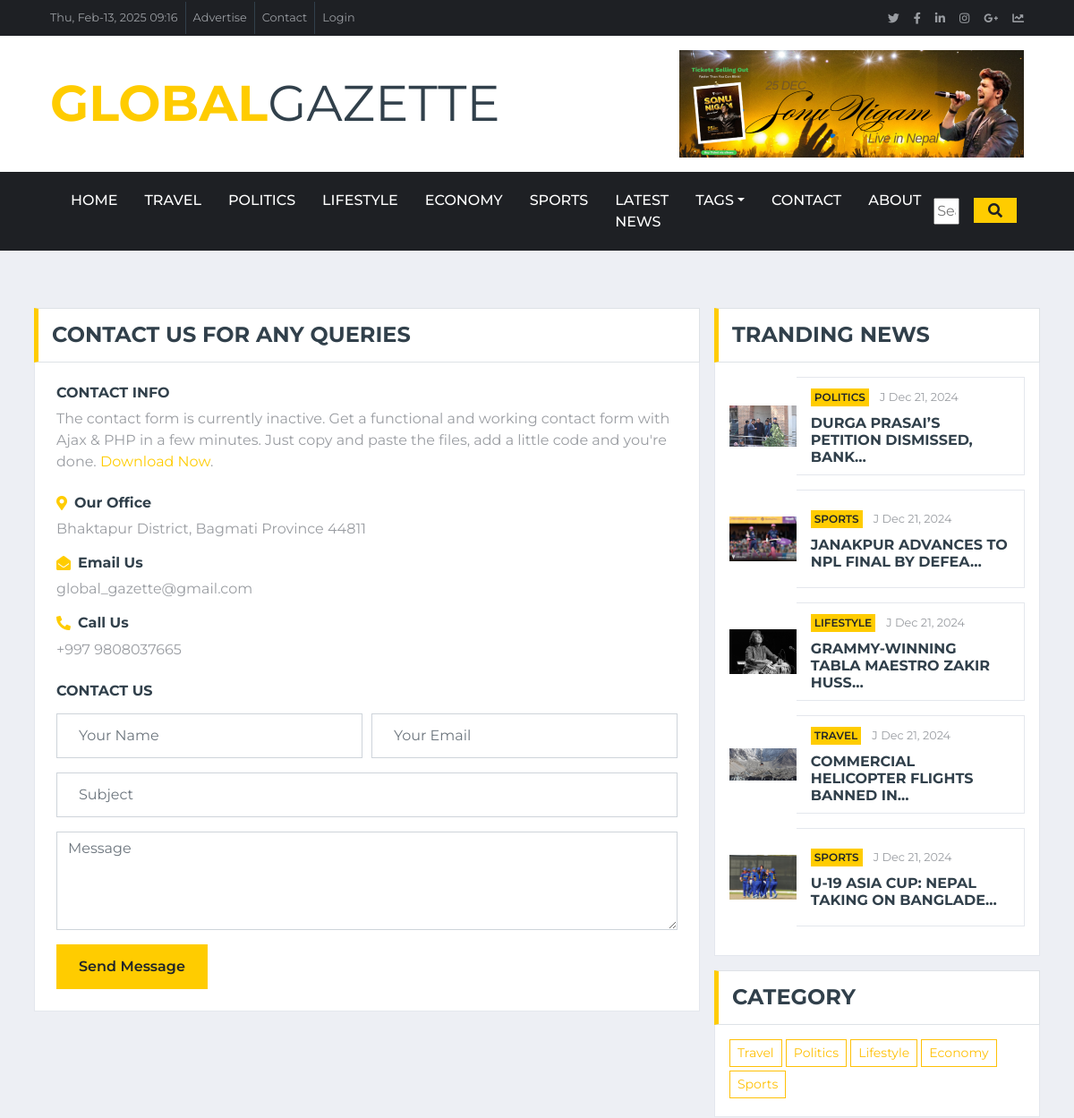
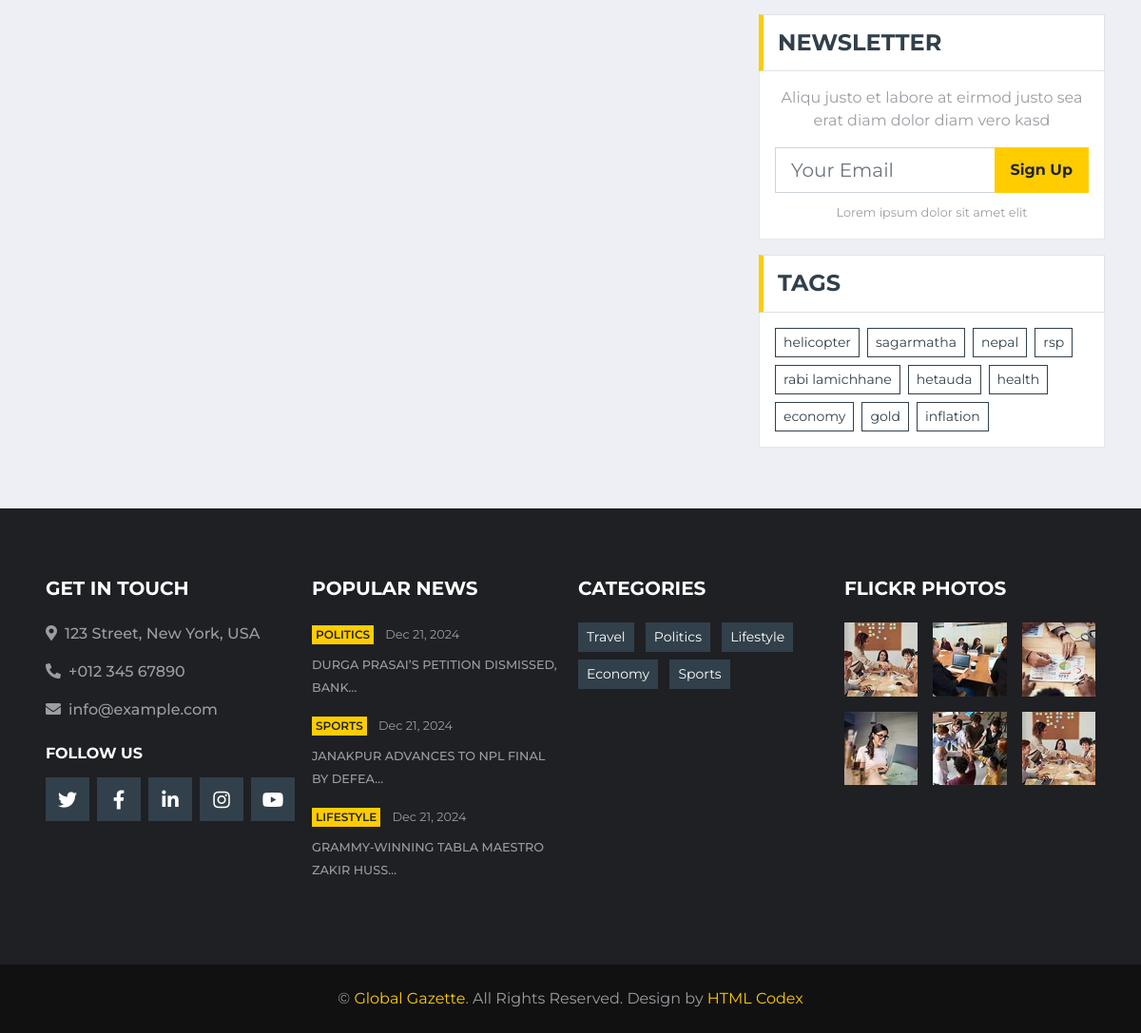
Page /contact/ on the committed database (2 pictures, top to bottom).
### news_app/models.py (models this page shows, shortened)
class TimeStamp(models.Model):
    created_at = models.DateTimeField(auto_now_add=True)
    updated_at = models.DateTimeField(auto_now=True)
    class Meta:
        abstract = True

class Category(TimeStamp):
    name = models.CharField(max_length=100)

class Post(TimeStamp):
    STATUS =[
        ("active", "Active"),
        ("in_active", "Inactive"),
    ]
    title = models.CharField(max_length=250)
    content = models.TextField()
    author = models.ForeignKey("auth.User", on_delete=models.CASCADE)
    image = models.ImageField(upload_to="images/%Y/%m/%d", blank=False)
    status = models.CharField(max_length=20,choices=STATUS,default="active")
    published_at = models.DateTimeField(null=True, blank=True)
    views_count = models.PositiveBigIntegerField(default=0)
    category = models.ForeignKey(Category, on_delete=models.CASCADE)
    tag = models.ManyToManyField(Tag)

class Tag(TimeStamp):
    name = models.CharField(max_length=100)

### news_app/views.py (the view, shortened to what this page needs)
# urls.py: path("contact/", views.ContactView.as_view(), name="contact"),
class ContactView(TemplateView):
    template_name = "global/contact.html"
    def get(self, request):
        return render(request, self.template_name)

### templates/global/contact.html (shortened to what this page needs)
{% extends "global/base.html" %}
{% load static %}
{% block content %}
<div class="container-fluid mt-5 pt-3">
    <div class="container">
        <div class="row">
            <div class="col-lg-8">
                <div class="section-title mb-0">
                    <h4 class="m-0 text-uppercase font-weight-bold">Contact Us For Any Queries</h4>
                </div>
                <div class="bg-white border border-top-0 p-4 mb-3">
                    <div class="mb-4 ">
                        <h6 class="text-uppercase font-weight-bold">Contact Info</h6>
                        <p class="mb-4">The contact form is currently inactive. Get a functional and working contact form with Ajax & PHP in a few minutes. Just copy and paste the files, add a little code and you're done. <a href="https://htmlcodex.com/contact-form">Download Now</a>.</p>
                        <div class="mb-3">
                            <div class="d-flex align-items-center mb-2">
                                <i class="fa fa-map-marker-alt text-primary mr-2"></i>
                                <h6 class="font-weight-bold mb-0">Our Office</h6>
                            </div>
                            <p class="m-0">Bhaktapur District, Bagmati Province 44811</p>
                        </div>
                        <div class="mb-3">
                            <div class="d-flex align-items-center mb-2">
                                <i class="fa fa-envelope-open text-primary mr-2"></i>
                                <h6 class="font-weight-bold mb-0">Email Us</h6>
                            </div>
                            <p class="m-0">global_gazette@gmail.com</p>
                        </div>
                        <div class="mb-3">
                            <div class="d-flex align-items-center mb-2">
                                <i class="fa fa-phone-alt text-primary mr-2"></i>
                                <h6 class="font-weight-bold mb-0">Call Us</h6>
                            </div>
                            <p class="m-0">+997 9808037665</p>
                        </div>
                    </div>
                    <h6 class="text-uppercase font-weight-bold mb-3">Contact Us</h6>
                    <form action="" method="post">
                        <div class="form-row">
                            <div class="col-md-6">
                                <div class="form-group">
                                    <input type="text" class="form-control p-4" name="name" placeholder="Your Name" required="required" value="{{ form.name.value }}">
                                </div>
                            </div>
                            <div class="col-md-6">
                                <div class="form-group">
                                    <input type="email" class="form-control p-4" name="email" placeholder="Your Email" required="required" value="{{ form.email.value }}">
                                </div>
                            </div>
                        </div>
                        <div class="form-group">
                            <input type="text" class="form-control p-4" name="subject" placeholder="Subject" required="required" value="{{ form.subject.value }}">
                        </div>
                        <div class="form-group">
                            <textarea class="form-control" rows="4" name="message" placeholder="Message" required="required">{{ form.message.value }}</textarea>
                        </div>
                        <div>
                            <button class="btn btn-primary font-weight-semi-bold px-4" style="height: 50px;" type="submit">Send Message</button>
                        </div>
                    </form>
                </div>
            </div>
            <div class="col-lg-4">
                {% include "global/home/latest/right/trending.html" %}
                {% include "global/home/latest/right/category.html" %}
                {% include "global/home/latest/right/newsletter.html" %}
                {% include "global/home/latest/right/tags.html" %}
            </div>
        </div>
    </div>
</div>
{% endblock content %}

### templates/global/header.html (shortened to what this page needs)
 {% load static %}
 <div class="container-fluid d-none d-lg-block">
    <div class="row align-items-center bg-dark px-lg-5">
        <div class="col-lg-9">
            <nav class="navbar navbar-expand-sm bg-dark p-0">
                <ul class="navbar-nav ml-n2">
                    <li class="nav-item border-right border-secondary">
                        <a class="nav-link text-body small" href="#">{% now "D, M-d, Y   h:i" %}</a>
                    </li>
                    <li class="nav-item border-right border-secondary">
                        <a class="nav-link text-body small" href="#">Advertise</a>
                    </li>
                    <li class="nav-item border-right border-secondary">
                        <a class="nav-link text-body small" href="{% url 'contact' %}">Contact</a>
                    </li>
                    <li class="nav-item">
                        <a class="nav-link text-body small" href="#">Login</a>
                    </li>
                </ul>
            </nav>
        </div>
        <div class="col-lg-3 text-right d-none d-md-block">
            <nav class="navbar navbar-expand-sm bg-dark p-0">
                <ul class="navbar-nav ml-auto mr-n2">
                    <li class="nav-item">
                        <a class="nav-link text-body" href="#"><small class="fab fa-twitter"></small></a>
                    </li>
                    <li class="nav-item">
                        <a class="nav-link text-body" href="#"><small class="fab fa-facebook-f"></small></a>
                    </li>
                    <li class="nav-item">
                        <a class="nav-link text-body" href="#"><small class="fab fa-linkedin-in"></small></a>
                    </li>
                    <li class="nav-item">
                        <a class="nav-link text-body" href="#"><small class="fab fa-instagram"></small></a>
                    </li>
                    <li class="nav-item">
                        <a class="nav-link text-body" href="#"><small class="fab fa-google-plus-g"></small></a>
                    </li>
                    <li class="nav-item">
                        <a class="nav-link text-body" href="#"><small class="fas fa-chart-line"></small></a>
                    </li>
                </ul>
            </nav>
        </div>
    </div>
    <div class="row align-items-center bg-white py-3 px-lg-5">
        <div class="col-lg-4">
            <a href="index.html" class="navbar-brand p-0 d-none d-lg-block">
                <h1 class="m-0 display-4 text-uppercase text-primary">Global<span class="text-secondary font-weight-normal">Gazette</span></h1>
            </a>
        </div>
        <div class="col-lg-8 text-center text-lg-right">
            <a href="https://htmlcodex.com"><img class="img-fluid" src="{% static 'global/img/sonu2.png' %}" alt=""></a>
        </div>
    </div>
</div>
<div class="container-fluid p-0">
    <nav class="navbar navbar-expand-lg bg-dark navbar-dark py-2 py-lg-0 px-lg-5">
        <div class="collapse navbar-collapse justify-content-between px-0 px-lg-3" id="navbarCollapse">
            <div class="navbar-nav mr-auto py-0">
                <a href="/" class="nav-item nav-link {% if request.path == '/' %}active{% endif %}">Home</a>
                {% for category in categories %}
                <a href="{% url 'post-by-category' category.id %}" class="nav-item nav-link">{{ category.name }}</a>
                {% endfor %}
                <a href="{% url 'post-list' %}" class="nav-item nav-link">latest News</a>
                <div class="nav-item dropdown">
                    <a href="#" class="nav-link dropdown-toggle" data-toggle="dropdown">Tags</a>
                </div>
                <a href="{% url 'contact' %}" class="nav-item nav-link">Contact</a>
                <a href="{% url 'about' %}" class="nav-item nav-link">About</a>
            </div>
            <div class="input-group-append">
                <form method="get" action="{% url 'post-search' %}">
                    <div class="row">
                        <div class="col">
                            <input class="input-group ml-auto d-none d-lg-flex" style="width: 100%; max-width: 300px;" type="text" name="query" placeholder="Search...">
                        </div>
                        <div class="col-auto">
                            <button class="input-group-text bg-primary text-dark border-0 px-3" style="float: right;"><i class="fa fa-search"></i></button>
                        </div>
                    </div>
                </form>
            </div>
        </div>
    </nav>
</div>

### templates/global/home/latest/right/trending.html
<div class="mb-3">
    <div class="section-title mb-0">
        <h4 class="m-0 text-uppercase font-weight-bold">Tranding News</h4>
    </div>
    <div class="bg-white border border-top-0 p-3">
        {% for post in trending %}
        <div class="d-flex align-items-center bg-white mb-3" style="height: 110px;">
            <a href="{% url 'Post-detail' post.id %}">
            <img class="img-fluid" src="{{ post.image.url }}" alt="" width="100px">
            </a>
            <div class="w-100 h-100 px-3 d-flex flex-column justify-content-center border border-left-0">
                <div class="mb-2">
                    <a class="badge badge-primary text-uppercase font-weight-semi-bold p-1 mr-2" href="">{{ post.category.name }}</a>
                    <a class="text-body" href=""><small>J{{ post.published_at|date:" M d, Y "}}</small></a>
                </div>
                <a class="h6 m-0 text-secondary text-uppercase font-weight-bold" href="{% url 'Post-detail' post.id %}">{{ post.title|truncatechars:40 }}</a>
            </div>
        </div>
        {% endfor %}
    </div>
</div>

### templates/global/home/latest/right/category.html
<div class="mb-3">
    <div class="section-title mb-0">
        <h4 class="m-0 text-uppercase font-weight-bold">Category</h4>
    </div>
    <div class="bg-white border border-top-0 p-3">
        <div>
            {% for category in categories %}
            <a href="{% url 'post-by-category' category.id %}" class="btn btn-sm btn-outline-warning  mb-1">{{ category.name|title }}</a>
            {% endfor %}
        </div>
    </div>
</div>

### templates/global/home/latest/right/tags.html
<div class="mb-3">
    <div class="section-title mb-0">
        <h4 class="m-0 text-uppercase font-weight-bold">Tags</h4>
    </div>
    <div class="bg-white border border-top-0 p-3">
        <div class="d-flex flex-wrap m-n1">
            {% for tag in tags %}
            <a href="" class="btn btn-sm btn-outline-secondary m-1">{{ tag.name|lower }}</a>
            {% endfor %}
        </div>
    </div>
</div>

### templates/global/footer.html
{% load static %}
<div class="container-fluid bg-dark pt-5 px-sm-3 px-md-5 mt-5">
    <div class="row py-4">
        <div class="col-lg-3 col-md-6 mb-5">
            <h5 class="mb-4 text-white text-uppercase font-weight-bold">Get In Touch</h5>
            <p class="font-weight-medium"><i class="fa fa-map-marker-alt mr-2"></i>123 Street, New York, USA</p>
            <p class="font-weight-medium"><i class="fa fa-phone-alt mr-2"></i>+012 345 67890</p>
            <p class="font-weight-medium"><i class="fa fa-envelope mr-2"></i>info@example.com</p>
            <h6 class="mt-4 mb-3 text-white text-uppercase font-weight-bold">Follow Us</h6>
            <div class="d-flex justify-content-start">
                <a class="btn btn-lg btn-secondary btn-lg-square mr-2" href="#"><i class="fab fa-twitter"></i></a>
                <a class="btn btn-lg btn-secondary btn-lg-square mr-2" href="#"><i class="fab fa-facebook-f"></i></a>
                <a class="btn btn-lg btn-secondary btn-lg-square mr-2" href="#"><i class="fab fa-linkedin-in"></i></a>
                <a class="btn btn-lg btn-secondary btn-lg-square mr-2" href="#"><i class="fab fa-instagram"></i></a>
                <a class="btn btn-lg btn-secondary btn-lg-square" href="#"><i class="fab fa-youtube"></i></a>
            </div>
        </div>
        <div class="col-lg-3 col-md-6 mb-5">
            <h5 class="mb-4 text-white text-uppercase font-weight-bold">Popular News</h5>
            {% for  popular in  populars %}
            <div class="mb-3">
                <div class="mb-2">
                    <a class="badge badge-primary text-uppercase font-weight-semi-bold p-1 mr-2" href="">{{  popular.category.name }}</a>
                    <a class="text-body" href=""><small>{{ popular.published_at|date:" M d, Y "}}</small></a>
                </div>
                <a class="small text-body text-uppercase font-weight-medium" href="{% url 'Post-detail' popular.id %}">{{ popular.title|truncatechars:40 }}</a>
            </div>
            {% endfor %}
        </div>
        <div class="col-lg-3 col-md-6 mb-5">
            <h5 class="mb-4 text-white text-uppercase font-weight-bold">Categories</h5>
            <div class="m-n1">
                {% for category in categories%}
                <a href="{% url 'post-by-category' category.id %}" class="btn btn-sm btn-secondary m-1">{{ category.name }}</a>
                {% endfor %}
            </div>
        </div>
        <div class="col-lg-3 col-md-6 mb-5">
            <h5 class="mb-4 text-white text-uppercase font-weight-bold">Flickr Photos</h5>
            <div class="row">
                <div class="col-4 mb-3">
                    <a href=""><img class="w-100" src="{% static 'global/img/news-110x110-1.jpg' %}" alt=""></a>
                </div>
                <div class="col-4 mb-3">
                    <a href=""><img class="w-100" src="{% static 'global/img/news-110x110-2.jpg' %}" alt=""></a>
                </div>
                <div class="col-4 mb-3">
                    <a href=""><img class="w-100" src="{% static 'global/img/news-110x110-3.jpg' %}" alt=""></a>
                </div>
                <div class="col-4 mb-3">
                    <a href=""><img class="w-100" src="{% static 'global/img/news-110x110-4.jpg' %}" alt=""></a>
                </div>
                <div class="col-4 mb-3">
                    <a href=""><img class="w-100" src="{% static 'global/img/news-110x110-5.jpg' %}" alt=""></a>
                </div>
                <div class="col-4 mb-3">
                    <a href=""><img class="w-100" src="{% static 'global/img/news-110x110-1.jpg' %}" alt=""></a>
                </div>
            </div>
        </div>
    </div>
</div>
<div class="container-fluid py-4 px-sm-3 px-md-5" style="background: #111111;">
    <p class="m-0 text-center">&copy; <a href="#">Global Gazette</a>. All Rights Reserved.
    Design by <a href="https://htmlcodex.com">HTML Codex</a></p>
</div>

### rows in the picture
Category: name "TRAVEL", name "Travel"
Category: name "POLITICS", name "Politics"
Category: name "LIFESTYLE", name "Lifestyle"
Category: name "ECONOMY", name "Economy"
Category: name "SPORTS", name "Sports"
Post: image (picture), category.name "POLITICS", published_at "Dec 21, 2024", title "DURGA PRASAI’S PETITION DISMISSED, BANK…"
Post: image (picture), category.name "SPORTS", published_at "Dec 21, 2024", title "JANAKPUR ADVANCES TO NPL FINAL BY DEFEA…"
Post: image (picture), category.name "LIFESTYLE", published_at "Dec 21, 2024", title "GRAMMY-WINNING TABLA MAESTRO ZAKIR HUSS…"
Post: image (picture), category.name "TRAVEL", published_at "Dec 21, 2024", title "COMMERCIAL HELICOPTER FLIGHTS BANNED IN…"
Post: image (picture), category.name "SPORTS", published_at "Dec 21, 2024", title "U-19 ASIA CUP: NEPAL TAKING ON BANGLADE…"
Tag: name "helicopter"
Tag: name "sagarmatha"
Tag: name "nepal"
Tag: name "rsp"
Tag: name "rabi lamichhane"
Tag: name "hetauda"
Tag: name "health"
Tag: name "economy"
Tag: name "gold"
Tag: name "inflation"
